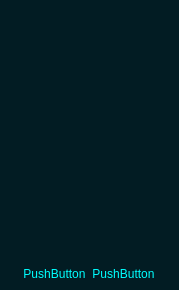
<?xml version="1.0" encoding="UTF-8"?>
<ui version="4.0">
 <class>MiniFrame</class>
 <widget class="QFrame" name="MiniFrame">
  <property name="enabled">
   <bool>true</bool>
  </property>
  <property name="geometry">
   <rect>
    <x>0</x>
    <y>0</y>
    <width>179</width>
    <height>290</height>
   </rect>
  </property>
  <property name="windowTitle">
   <string>Frame</string>
  </property>
  <property name="styleSheet">
   <string notr="true">*{
	background-color: rgb(2, 28, 35);
	color: rgb(0, 255, 255);
	border:none;
}</string>
  </property>
  <layout class="QVBoxLayout" name="verticalLayout_2">
   <property name="spacing">
    <number>0</number>
   </property>
   <property name="leftMargin">
    <number>0</number>
   </property>
   <property name="topMargin">
    <number>0</number>
   </property>
   <property name="rightMargin">
    <number>0</number>
   </property>
   <property name="bottomMargin">
    <number>0</number>
   </property>
   <item>
    <widget class="QFrame" name="Main_frame">
     <property name="frameShape">
      <enum>QFrame::StyledPanel</enum>
     </property>
     <property name="frameShadow">
      <enum>QFrame::Raised</enum>
     </property>
     <layout class="QVBoxLayout" name="verticalLayout">
      <property name="spacing">
       <number>0</number>
      </property>
      <property name="leftMargin">
       <number>0</number>
      </property>
      <property name="topMargin">
       <number>0</number>
      </property>
      <property name="rightMargin">
       <number>0</number>
      </property>
      <property name="bottomMargin">
       <number>0</number>
      </property>
      <item>
       <widget class="QFrame" name="header_frame">
        <property name="frameShape">
         <enum>QFrame::StyledPanel</enum>
        </property>
        <property name="frameShadow">
         <enum>QFrame::Raised</enum>
        </property>
       </widget>
      </item>
      <item>
       <widget class="QFrame" name="mid_frame">
        <property name="frameShape">
         <enum>QFrame::StyledPanel</enum>
        </property>
        <property name="frameShadow">
         <enum>QFrame::Raised</enum>
        </property>
       </widget>
      </item>
      <item alignment="Qt::AlignHCenter|Qt::AlignBottom">
       <widget class="QFrame" name="button_frame">
        <property name="frameShape">
         <enum>QFrame::StyledPanel</enum>
        </property>
        <property name="frameShadow">
         <enum>QFrame::Raised</enum>
        </property>
        <layout class="QHBoxLayout" name="horizontalLayout">
         <item>
          <widget class="QPushButton" name="pushButton">
           <property name="text">
            <string>PushButton</string>
           </property>
          </widget>
         </item>
         <item>
          <widget class="QPushButton" name="pushButton_2">
           <property name="text">
            <string>PushButton</string>
           </property>
          </widget>
         </item>
        </layout>
       </widget>
      </item>
     </layout>
    </widget>
   </item>
  </layout>
 </widget>
 <resources/>
 <connections/>
</ui>
